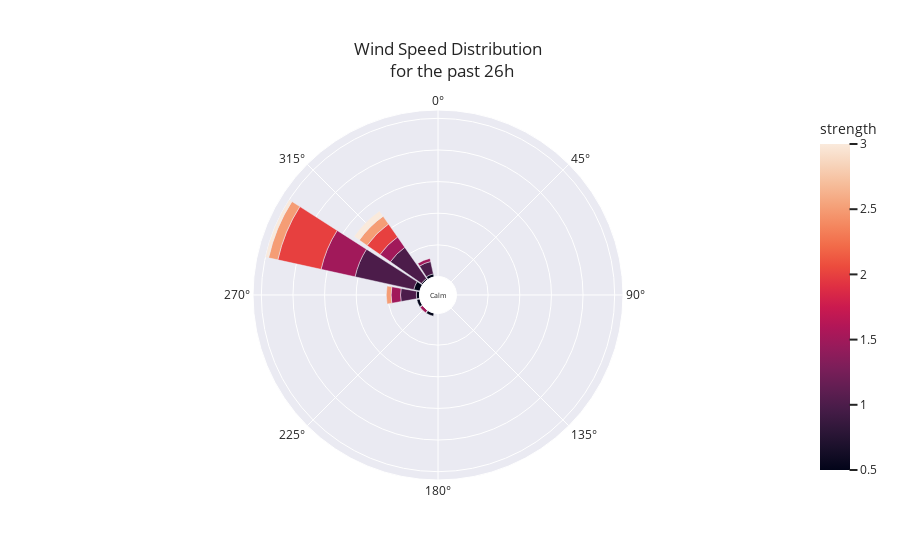

Notebook cell for this chart:
### Code cell
# plot wind at site-by-site inlets
plot_wind_rose(df,3)

### Figure 1 — Plotly figure (JSON) as saved in the notebook; plotly's stock layout.template omitted (floating-point values rounded to 4 significant figures)
{"data": [{"hovertemplate": "count=%{r}<br>cardinal_direction=%{theta}<br>strength=%{marker.color}<extra></extra>", "legendgroup": "", "marker": {"color": [0.5, 0.5, 0.5, 0.5, 0.5, 0.5, 1, 1, 1, 1, 1.5, 1.5, 1.5, 1.5, 1.5, 2, 2, 2.5, 2.5, 2.5, 3, 3], "coloraxis": "coloraxis", "pattern": {"shape": ""}}, "name": "", "r": [1, 2, 2, 2, 2, 4, 24, 10, 8, 38, 22, 8, 6, 2, 2, 28, 10, 6, 6, 3, 2, 4], "showlegend": false, "subplot": "polar", "theta": [315, 270, 247.5, 202.5, 337.5, 292.5, 315, 270, 337.5, 292.5, 292.5, 315, 270, 225, 337.5, 292.5, 315, 315, 292.5, 270, 292.5, 315], "type": "barpolar"}], "layout": {"annotations": [{"font": {"size": 7}, "showarrow": false, "text": "Calm", "x": 0.5, "y": 0.5}], "barmode": "relative", "coloraxis": {"colorbar": {"title": {"text": "strength"}}, "colorscale": [[0, "rgb(2,4,25)"], [0.0625, "rgb(24,15,41)"], [0.125, "rgb(47,23,57)"], [0.1875, "rgb(71,28,72)"], [0.25, "rgb(97,30,82)"], [0.3125, "rgb(123,30,89)"], [0.375, "rgb(150,27,91)"], [0.4375, "rgb(177,22,88)"], [0.5, "rgb(203,26,79)"], [0.5625, "rgb(223,47,67)"], [0.625, "rgb(236,76,61)"], [0.6875, "rgb(242,107,73)"], [0.75, "rgb(244,135,95)"], [0.8125, "rgb(245,162,122)"], [0.875, "rgb(246,188,153)"], [0.9375, "rgb(247,212,187)"], [1, "rgb(250,234,220)"]]}, "legend": {"font": {"size": 14}, "orientation": "h", "tracegroupgap": 0, "x": 0.5, "xanchor": "center", "y": -0.1, "yanchor": "middle"}, "margin": {"t": 110}, "polar": {"angularaxis": {"direction": "clockwise", "rotation": 90}, "domain": {"x": [0, 1], "y": [0, 1]}, "hole": 0.1, "radialaxis": {"linewidth": 0, "showticklabels": false, "ticks": ""}}, "title": {"text": "Wind Speed Distribution <br> for the past 26h", "xanchor": "center", "yanchor": "top"}}}
